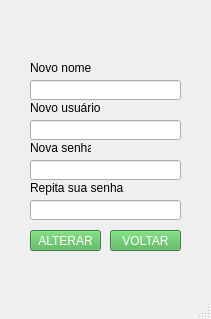
<?xml version="1.0" encoding="UTF-8"?>
<ui version="4.0">
 <class>MainWindow</class>
 <widget class="QMainWindow" name="MainWindow">
  <property name="geometry">
   <rect>
    <x>0</x>
    <y>0</y>
    <width>211</width>
    <height>319</height>
   </rect>
  </property>
  <property name="windowTitle">
   <string>Atualizar Dados de Usuário</string>
  </property>
  <property name="windowIcon">
   <iconset>
    <normaloff>../img/logo.png</normaloff>../img/logo.png</iconset>
  </property>
  <widget class="QWidget" name="centralwidget">
   <widget class="QLineEdit" name="lineEdit_2">
    <property name="geometry">
     <rect>
      <x>30</x>
      <y>80</y>
      <width>151</width>
      <height>20</height>
     </rect>
    </property>
   </widget>
   <widget class="QLabel" name="label_3">
    <property name="geometry">
     <rect>
      <x>30</x>
      <y>60</y>
      <width>61</width>
      <height>16</height>
     </rect>
    </property>
    <property name="text">
     <string>Novo nome</string>
    </property>
   </widget>
   <widget class="QPushButton" name="pushButton_14">
    <property name="geometry">
     <rect>
      <x>30</x>
      <y>230</y>
      <width>71</width>
      <height>21</height>
     </rect>
    </property>
    <property name="cursor">
     <cursorShape>PointingHandCursor</cursorShape>
    </property>
    <property name="styleSheet">
     <string notr="true">font: 63 10pt &quot;Segoe UI Semibold&quot;;

background-color: #4CAF50;
color: white;</string>
    </property>
    <property name="text">
     <string>ALTERAR</string>
    </property>
   </widget>
   <widget class="QPushButton" name="pushButton_15">
    <property name="geometry">
     <rect>
      <x>110</x>
      <y>230</y>
      <width>71</width>
      <height>21</height>
     </rect>
    </property>
    <property name="cursor">
     <cursorShape>PointingHandCursor</cursorShape>
    </property>
    <property name="styleSheet">
     <string notr="true">font: 63 10pt &quot;Segoe UI Semibold&quot;;

background-color: #4CAF50;
color: white;</string>
    </property>
    <property name="text">
     <string>VOLTAR</string>
    </property>
   </widget>
   <widget class="QLineEdit" name="lineEdit_4">
    <property name="geometry">
     <rect>
      <x>30</x>
      <y>160</y>
      <width>151</width>
      <height>20</height>
     </rect>
    </property>
   </widget>
   <widget class="QLabel" name="label_5">
    <property name="geometry">
     <rect>
      <x>30</x>
      <y>140</y>
      <width>61</width>
      <height>16</height>
     </rect>
    </property>
    <property name="text">
     <string>Nova senha</string>
    </property>
   </widget>
   <widget class="QLineEdit" name="lineEdit_5">
    <property name="geometry">
     <rect>
      <x>30</x>
      <y>200</y>
      <width>151</width>
      <height>20</height>
     </rect>
    </property>
   </widget>
   <widget class="QLabel" name="label_6">
    <property name="geometry">
     <rect>
      <x>30</x>
      <y>180</y>
      <width>111</width>
      <height>16</height>
     </rect>
    </property>
    <property name="text">
     <string>Repita sua senha</string>
    </property>
   </widget>
   <widget class="QLineEdit" name="lineEdit_3">
    <property name="geometry">
     <rect>
      <x>30</x>
      <y>120</y>
      <width>151</width>
      <height>20</height>
     </rect>
    </property>
    <property name="text">
     <string/>
    </property>
   </widget>
   <widget class="QLabel" name="label_4">
    <property name="geometry">
     <rect>
      <x>30</x>
      <y>100</y>
      <width>81</width>
      <height>16</height>
     </rect>
    </property>
    <property name="text">
     <string>Novo usuário</string>
    </property>
   </widget>
   <widget class="QLabel" name="label">
    <property name="geometry">
     <rect>
      <x>80</x>
      <y>0</y>
      <width>51</width>
      <height>51</height>
     </rect>
    </property>
    <property name="cursor">
     <cursorShape>WhatsThisCursor</cursorShape>
    </property>
    <property name="text">
     <string/>
    </property>
    <property name="pixmap">
     <pixmap>../img/logo.png</pixmap>
    </property>
   </widget>
   <widget class="QLabel" name="label_2">
    <property name="geometry">
     <rect>
      <x>30</x>
      <y>260</y>
      <width>151</width>
      <height>16</height>
     </rect>
    </property>
    <property name="styleSheet">
     <string notr="true">color: rgb(255, 0, 4);</string>
    </property>
    <property name="text">
     <string/>
    </property>
   </widget>
   <widget class="QPushButton" name="pushButton_4">
    <property name="geometry">
     <rect>
      <x>190</x>
      <y>280</y>
      <width>21</width>
      <height>21</height>
     </rect>
    </property>
    <property name="cursor">
     <cursorShape>PointingHandCursor</cursorShape>
    </property>
    <property name="styleSheet">
     <string notr="true">background-color: qradialgradient(spread:pad, cx:0, cy:0, radius:0.5, fx:0.3532, fy:0.3532, stop:1 rgba(0, 0, 0, 0));
border: none;</string>
    </property>
    <property name="text">
     <string/>
    </property>
    <property name="icon">
     <iconset>
      <normaloff>../img/wpp.png</normaloff>../img/wpp.png</iconset>
    </property>
    <property name="checkable">
     <bool>false</bool>
    </property>
   </widget>
   <widget class="QPushButton" name="pushButton_5">
    <property name="geometry">
     <rect>
      <x>150</x>
      <y>280</y>
      <width>21</width>
      <height>21</height>
     </rect>
    </property>
    <property name="cursor">
     <cursorShape>PointingHandCursor</cursorShape>
    </property>
    <property name="styleSheet">
     <string notr="true">background-color: qradialgradient(spread:pad, cx:0, cy:0, radius:0.5, fx:0.3532, fy:0.3532, stop:1 rgba(0, 0, 0, 0));
border: none;</string>
    </property>
    <property name="text">
     <string/>
    </property>
    <property name="icon">
     <iconset>
      <normaloff>../img/insta.png</normaloff>../img/insta.png</iconset>
    </property>
    <property name="checkable">
     <bool>false</bool>
    </property>
   </widget>
   <widget class="QPushButton" name="pushButton_2">
    <property name="geometry">
     <rect>
      <x>130</x>
      <y>280</y>
      <width>21</width>
      <height>21</height>
     </rect>
    </property>
    <property name="cursor">
     <cursorShape>PointingHandCursor</cursorShape>
    </property>
    <property name="styleSheet">
     <string notr="true">background-color: qradialgradient(spread:pad, cx:0, cy:0, radius:0.5, fx:0.3532, fy:0.3532, stop:1 rgba(0, 0, 0, 0));
border: none;</string>
    </property>
    <property name="text">
     <string/>
    </property>
    <property name="icon">
     <iconset>
      <normaloff>../img/logo32.png</normaloff>../img/logo32.png</iconset>
    </property>
    <property name="checkable">
     <bool>false</bool>
    </property>
   </widget>
   <widget class="QPushButton" name="pushButton_3">
    <property name="geometry">
     <rect>
      <x>170</x>
      <y>280</y>
      <width>21</width>
      <height>21</height>
     </rect>
    </property>
    <property name="cursor">
     <cursorShape>PointingHandCursor</cursorShape>
    </property>
    <property name="styleSheet">
     <string notr="true">background-color: qradialgradient(spread:pad, cx:0, cy:0, radius:0.5, fx:0.3532, fy:0.3532, stop:1 rgba(0, 0, 0, 0));
border: none;</string>
    </property>
    <property name="text">
     <string/>
    </property>
    <property name="icon">
     <iconset>
      <normaloff>../img/fb.png</normaloff>../img/fb.png</iconset>
    </property>
    <property name="checkable">
     <bool>false</bool>
    </property>
   </widget>
  </widget>
  <widget class="QStatusBar" name="statusbar"/>
 </widget>
 <resources/>
 <connections/>
</ui>
